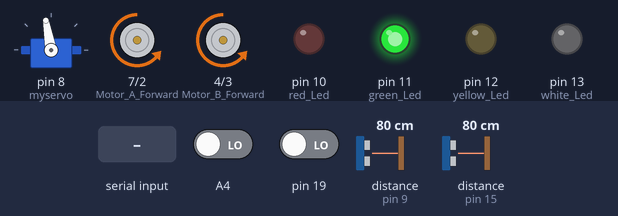
Recording of a sketch running on a simulated Arduino Uno, built with avr-gcc and run on an emulated ATmega328P. Shown: servo, motor-driver pin pairs drawn as motors (green arrow = first pin HIGH = forward, orange = second pin HIGH = backward, longer = more drive, scaled by the enable pin), output pins drawn as LEDs (lit = HIGH). Inputs (shaded band) come from the test bench; at power-on: A4 LOW, pin 19 LOW, distance to the obstacle (sensors on pin 9, pin 15) 80 cm. The echo pulse lasts 58.3 µs per cm; what the sketch prints to the serial monitor is not drawn.

Above: at 2.9 s.
4.0 s: "1" received over Serial
At 12.1 s:
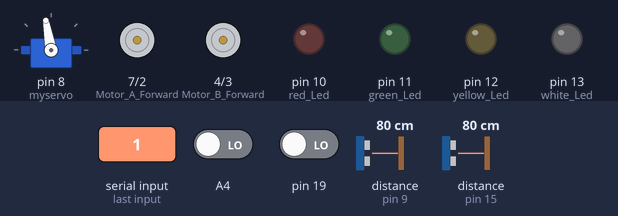
12.2 s: "e" received over Serial
At 15.5 s:
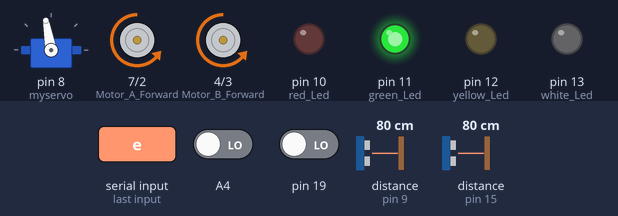
16.2 s: "4" received over Serial
At 20.1 s:
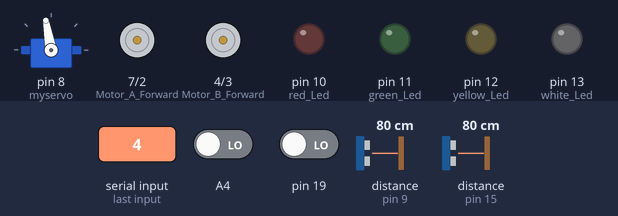
20.2 s: "3" received over Serial
At 23.1 s:
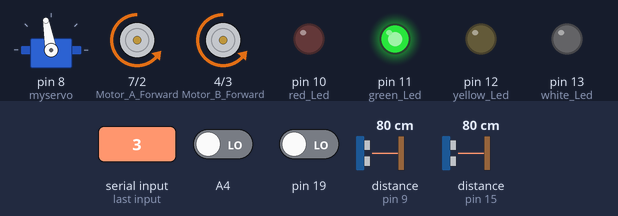
Timing chart, 0 to 25.2 s (numbered marks = the images above; inputs shaded):
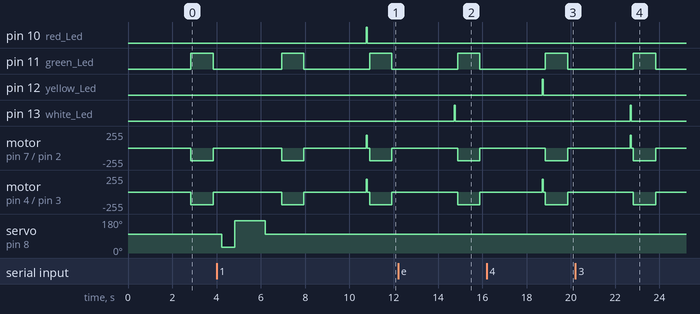

The sketch:

10000.ino
```cpp
#include <NewPing.h>
#include <Servo.h>
#define TRIG_PIN 14
#define ECHO_PIN 15
#define MAX_DISTANCE 200

NewPing sonar(TRIG_PIN, ECHO_PIN, MAX_DISTANCE);
Servo myservo;

boolean goesbBluetooth=false;
int distance = 100;

#define pingPin 9
#define Motor_A_Enable 6
#define Motor_A_Reverse 2
#define Motor_A_Forward 7

#define Motor_B_Enable 5
#define Motor_B_Reverse 3
#define Motor_B_Forward 4

// leds are very handy for testing

#define red_Led  10 // this led will lit up when the robot drives forward

#define green_Led  11// this led will lit up when the robot drives backward

#define yellow_Led 12// this led will lit up when the robot turns left

#define white_Led 13// this led will lit up when the robot turns right

int uS1distance;
int uS2distance;

void setup() {
  pinMode(10,OUTPUT);
  pinMode(11,OUTPUT);
  pinMode(12,OUTPUT);
  pinMode(13,OUTPUT);
  pinMode(18,INPUT);
  pinMode(19,INPUT);
  pinMode(A4,INPUT);
  pinMode(Motor_A_Enable, OUTPUT);
  pinMode(Motor_A_Forward, OUTPUT);
  pinMode(Motor_A_Reverse, OUTPUT);
  pinMode(Motor_B_Enable, OUTPUT);
  pinMode(Motor_B_Forward, OUTPUT);
  pinMode(Motor_B_Reverse, OUTPUT);
  Serial.begin(9600);
  if(goesbBluetooth==false){
  myservo.attach(8);
  myservo.write(100);
  }
  delay(2000);
  distance = readPing();
  delay(100);
  distance = readPing();
  delay(100);
  distance = readPing();
  delay(100);
  distance = readPing();
  delay(100);
  if(digitalRead(19)==HIGH)goesbBluetooth=true;
  if(digitalRead(18)==HIGH)goesbBluetooth=false;
}
void loop() {
 if(goesbBluetooth==false){
       int distanceR = 0;
       int distanceL =  0;
       delay(40);

       if(uS1distance<=15)
       {
        digitalWrite(13, LOW);
        moveStop();
        delay(100);
        moveBackward();
        delay(1000);
        moveStop();
        delay(400);
        distanceR = lookRight();
        delay(400);
        distanceL = lookLeft();
        delay(400);
        lookStraight();
        delay(400);
        if(distanceR>distanceL)
        {
          turnRight();
          moveStop();
        }else
        {
          turnLeft();
          moveStop();
        }
       }else
       {
        moveForward();
        digitalWrite(13, HIGH);
       }
       distance = readPing();
 }
 if(uS2cm(chkOldPing(pingPin))<1.5)
 {
        digitalWrite(11, HIGH);
        moveStop();
        delay(100);
        moveBackward();
        delay(1000);
        moveStop();
        delay(400);
  }

 else {
  myservo.detach();
      if(Serial.available()>0)
   {
      char data= Serial.read(); // reading the data received from the bluetooth module
      Serial.write(data);
    switch (data)
    {
      case '1': //FORWARD
      moveStop();
         moveForward();
         break;

      case '2': //REVERSE
      moveStop();
         moveBackward();
        break;

      case '4': //LEFT
      moveStop();
        turnLeft();
        break;

      case '3': //RIGHT
moveStop();
turnRight();
        break;

      case 'e':
        digitalWrite(13, HIGH);
        break;

      case 'f':
        digitalWrite(13, LOW);
        break;

      case '8': //STOP
        moveStop();
        break;

      default: //If bluetooth module receives any value not listed above, both motors turn off
        moveStop();
        break;
    }
  }else{
    distance = readPing();
    delay(50);
          if(distance<20){
             moveStop();
            delay(100);
            moveBackward();
            delay(800);
            moveStop();
          }
  }
 }
}
int readPing() {
  delay(70);
  int cm = sonar.ping_cm();
  if(cm==0)
  {
    cm = 250;
  }
  return cm;
}
int pingPing(){
  delay(70);
  int cm = sonar.ping_cm();
  if(cm==0)
  {
    cm = 250;
  }
  return cm;
}
```

functions.ino
```cpp
void moveStop() {
  analogWrite(Motor_B_Enable, 0);
  analogWrite(Motor_A_Enable, 0);
  digitalWrite(Motor_A_Reverse, LOW);
  digitalWrite(Motor_B_Reverse, LOW);
  digitalWrite(Motor_A_Forward, LOW);
  digitalWrite(Motor_B_Forward, LOW);
  digitalWrite(red_Led, LOW);
  digitalWrite(green_Led, LOW);
  digitalWrite(yellow_Led, LOW);
  digitalWrite(white_Led, LOW);
}

void moveForward() {
  analogWrite(Motor_B_Enable, 160);
  analogWrite(Motor_A_Enable, 190);
  digitalWrite(Motor_A_Reverse, LOW);
  digitalWrite(Motor_B_Reverse, LOW);
  digitalWrite(Motor_A_Forward, HIGH);
  digitalWrite(Motor_B_Forward, HIGH);
  digitalWrite(red_Led, HIGH);
  digitalWrite(green_Led, LOW);
  digitalWrite(yellow_Led, LOW);
  digitalWrite(white_Led, LOW);
}
void moveBackward() {
  analogWrite(Motor_B_Enable, 190);
  analogWrite(Motor_A_Enable, 190);
  digitalWrite(Motor_A_Reverse, HIGH);
  digitalWrite(Motor_B_Reverse, HIGH);
  digitalWrite(Motor_A_Forward, LOW);
  digitalWrite(Motor_B_Forward, LOW);
  digitalWrite(red_Led, LOW);
  digitalWrite(green_Led, HIGH);
  digitalWrite(yellow_Led, LOW);
  digitalWrite(white_Led, LOW);

}
void turnRight() {
    analogWrite(Motor_A_Enable, 190);
    analogWrite(Motor_B_Enable, 0);
    digitalWrite(Motor_A_Reverse, LOW);
    digitalWrite(Motor_A_Forward, HIGH);
    digitalWrite(red_Led, LOW);
    digitalWrite(green_Led, LOW);
    digitalWrite(yellow_Led, LOW);
    digitalWrite(white_Led, HIGH);
}

void turnLeft() {
    analogWrite(Motor_B_Enable, 190);
    analogWrite(Motor_A_Enable, 0);
    digitalWrite(Motor_B_Reverse, LOW);
    digitalWrite(Motor_B_Reverse, LOW);
    digitalWrite(Motor_B_Forward, HIGH);
    digitalWrite(red_Led, LOW);
    digitalWrite(green_Led, LOW);
    digitalWrite(yellow_Led, HIGH);
    digitalWrite(white_Led,LOW);
}
void lookStraight()
{
    myservo.write(100);
}
int lookRight()
{
    myservo.write(30);
    int distance = readPing();
    delay(100);
    //myservo.write(100);
    return distance;
}
int lookLeft()
{
    myservo.write(170);
    delay(800);
    int distance = readPing();
    delay(100);
    //myservo.write(100);
    return distance;
}
```

oldPing.ino
```cpp
long chkOldPing(byte pin)
{
  pinMode(pin, OUTPUT);
  digitalWrite(pin, LOW);
  delayMicroseconds(2);
  digitalWrite(pin, HIGH);
  delayMicroseconds(5);
  digitalWrite(pin, LOW);

  // The same pin is used to read the signal from the PING))): a HIGH pulse
  // whose duration is the time (in microseconds) from the sending of the ping
  // to the reception of its echo off of an object.
  pinMode(pin, INPUT);
  return pulseIn(pin, HIGH);
}

long uS2Inch(long microseconds) {
  // According to Parallax's datasheet for the PING))), there are 73.746
  // microseconds per inch (i.e. sound travels at 1130 feet per second).
  // This gives the distance travelled by the ping, outbound and return,
  // so we divide by 2 to get the distance of the obstacle.
  // See: http://www.parallax.com/dl/docs/prod/acc/28015-PING-v1.3.pdf
  return microseconds / 74 / 2;
}

long uS2cm(long microseconds) {
  // The speed of sound is 340 m/s or 29 microseconds per centimeter.
  // The ping travels out and back, so to find the distance of the object we
  // take half of the distance travelled.
  return microseconds / 29 / 2;
}
```

Measured:
- after the input at 4.0 s, pin 10 (red_Led): LOW → HIGH after 6.8 s, → LOW 0.04 s later
- after the input at 12.2 s, pin 13 (white_Led): LOW → HIGH after 2.5 s, → LOW 0.04 s later
- after the input at 16.2 s, pin 12 (yellow_Led): LOW → HIGH after 2.5 s, → LOW 0.04 s later
- after the input at 20.2 s, pin 13 (white_Led): LOW → HIGH after 2.5 s, → LOW 0.04 s later
- by itself, pin 11 (green_Led): alternates HIGH for 1.0 s and LOW for 3.0 s
- by itself, motor on pin 7 (Motor_A_Forward) / pin 2 (Motor_A_Reverse), motor on pin 4 (Motor_B_Forward) / pin 3 (Motor_B_Reverse): alternates backward 190/255 for 1.0 s and stopped for 3.0 s
